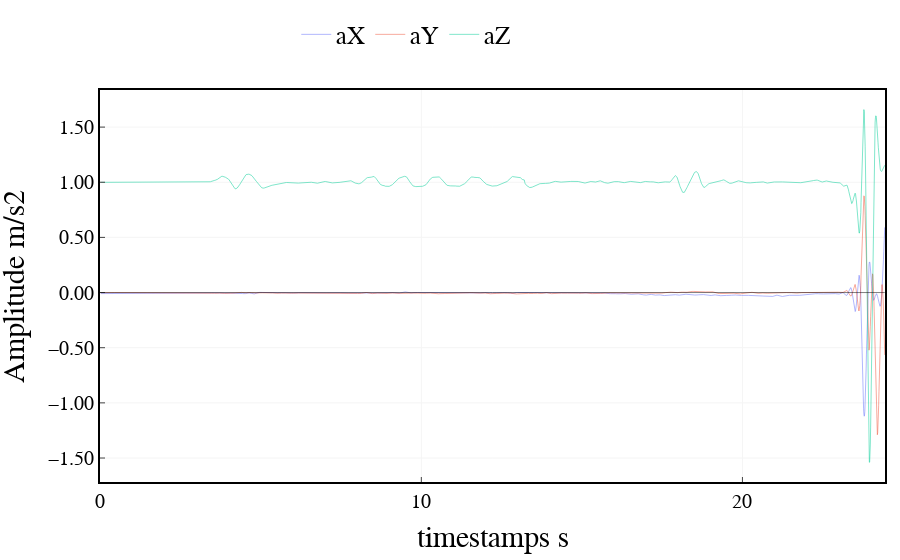

Source (notebook cell):
### Code cell
import scipy.signal as signal_p

# Define filter parameters
fs = 100  # Sampling frequency
fc = 4  # Cutoff frequency
order = 6  # Filter order



# Create low-pass Butterworth filter
b, a = signal_p.butter(order, fc / (fs / 2), btype='low')

# Apply filter to signal data
signalf = signal_p.filtfilt(b, a, imu_data[:,:6], axis=0)
timestamp = imu_data[:,6]
fig = go.Figure()
fig.add_trace(go.Scatter(x=timestamp, y=signalf[:,0],
                    mode='lines',
                    line=dict(width=0.5),
                    name='aX'))
fig.add_trace(go.Scatter(x=timestamp, y=signalf[:,1],
                    mode='lines',
                    line=dict(width=0.5),
                    name='aY'))
fig.add_trace(go.Scatter(x=timestamp, y=signalf[:,2],
                    mode='lines',
                    line=dict(width=0.5),
                    name='aZ'))

# # Add a rectangle to the plot
# fig.add_shape(type='rect',
#               x0=0,
#               y0=-2,
#               x1=10,
#               y1=2,
#               line=dict(color='blue', width=0.5),
#             #   fillcolor='lightblue',
#               opacity=0.5)

fig.add_shape(type='line',
                x0=0,
                y0=0,
                x1=timestamp[-1].astype(float),
                y1=0,
                line=dict(color='black', width=0.5),
            #   fillcolor='lightblue',
                opacity=1)

    
    


fig.update_layout(xaxis_title='timestamps s',
                        yaxis_title='Amplitude m/s2',
                        font=dict(size=25, family='Arial', color='rgb(0, 0, 0)'),
                        margin={'l': 15, 'r': 15, 't': 15, 'b': 15},
                        # width=1000, height=400,
                        legend=dict(
                            yanchor="top",
                            y=1.2,
                            xanchor="left",
                            x = 0.25,
                            font=dict(
                                family='Arial',
                                size=25,
                                color='rgb(0, 0, 0)',
                            ),
                            orientation="h",
                            # bordercolor="Black",
                            # borderwidth=1
                        ),
                        plot_bgcolor='rgb(255,255,255)',
                        xaxis=dict(
                            showline=True,
                            linecolor='rgb(0, 0, 0)',
                            linewidth=2,
                            ticks='inside',
                            tickfont=dict(
                                family='Arial',
                                size=20,
                                color='rgb(0, 0, 0)',
                            ),
                            tick0 = 150,
                            dtick = 10,
                            gridcolor='rgb(245, 245, 245)',
                            mirror=True
                        ),
                        yaxis=dict(
                            # range = [0, 1],
                            showline=True,
                            linecolor='rgb(0, 0, 0)',
                            linewidth=2,
                            ticks='inside',
                            tickfont=dict(
                                family='Arial',
                                size=20,
                                color='rgb(0, 0, 0)',
                            ),
                            tickformat='.2f',   # y轴刻度分辨率
                            gridcolor='rgb(245, 245, 245)',
                            mirror=True
                        ),
        )

fig.show()

### Figure 1 — Plotly figure (JSON) as saved in the notebook; plotly's stock layout.template omitted (floating-point values rounded to 4 significant figures; data arrays with more than 128 entries replaced by an {"elided": "..."} marker saying what was removed)
{"data": [{"line": {"width": 0.5}, "mode": "lines", "name": "aX", "type": "scatter", "x": {"elided": "2444 float values"}, "y": {"elided": "2444 float values"}}, {"line": {"width": 0.5}, "mode": "lines", "name": "aY", "type": "scatter", "x": {"elided": "2444 float values"}, "y": {"elided": "2444 float values"}}, {"line": {"width": 0.5}, "mode": "lines", "name": "aZ", "type": "scatter", "x": {"elided": "2444 float values"}, "y": {"elided": "2444 float values"}}], "layout": {"font": {"color": "rgb(0, 0, 0)", "family": "Arial", "size": 25}, "legend": {"font": {"color": "rgb(0, 0, 0)", "family": "Arial", "size": 25}, "orientation": "h", "x": 0.25, "xanchor": "left", "y": 1.2, "yanchor": "top"}, "margin": {"b": 15, "l": 15, "r": 15, "t": 15}, "plot_bgcolor": "rgb(255,255,255)", "shapes": [{"line": {"color": "black", "width": 0.5}, "opacity": 1, "type": "line", "x0": 0, "x1": 24.43, "y0": 0, "y1": 0}], "xaxis": {"dtick": 10, "gridcolor": "rgb(245, 245, 245)", "linecolor": "rgb(0, 0, 0)", "linewidth": 2, "mirror": true, "showline": true, "tick0": 150, "tickfont": {"color": "rgb(0, 0, 0)", "family": "Arial", "size": 20}, "ticks": "inside", "title": {"text": "timestamps s"}}, "yaxis": {"gridcolor": "rgb(245, 245, 245)", "linecolor": "rgb(0, 0, 0)", "linewidth": 2, "mirror": true, "showline": true, "tickfont": {"color": "rgb(0, 0, 0)", "family": "Arial", "size": 20}, "tickformat": ".2f", "ticks": "inside", "title": {"text": "Amplitude m/s2"}}}}
